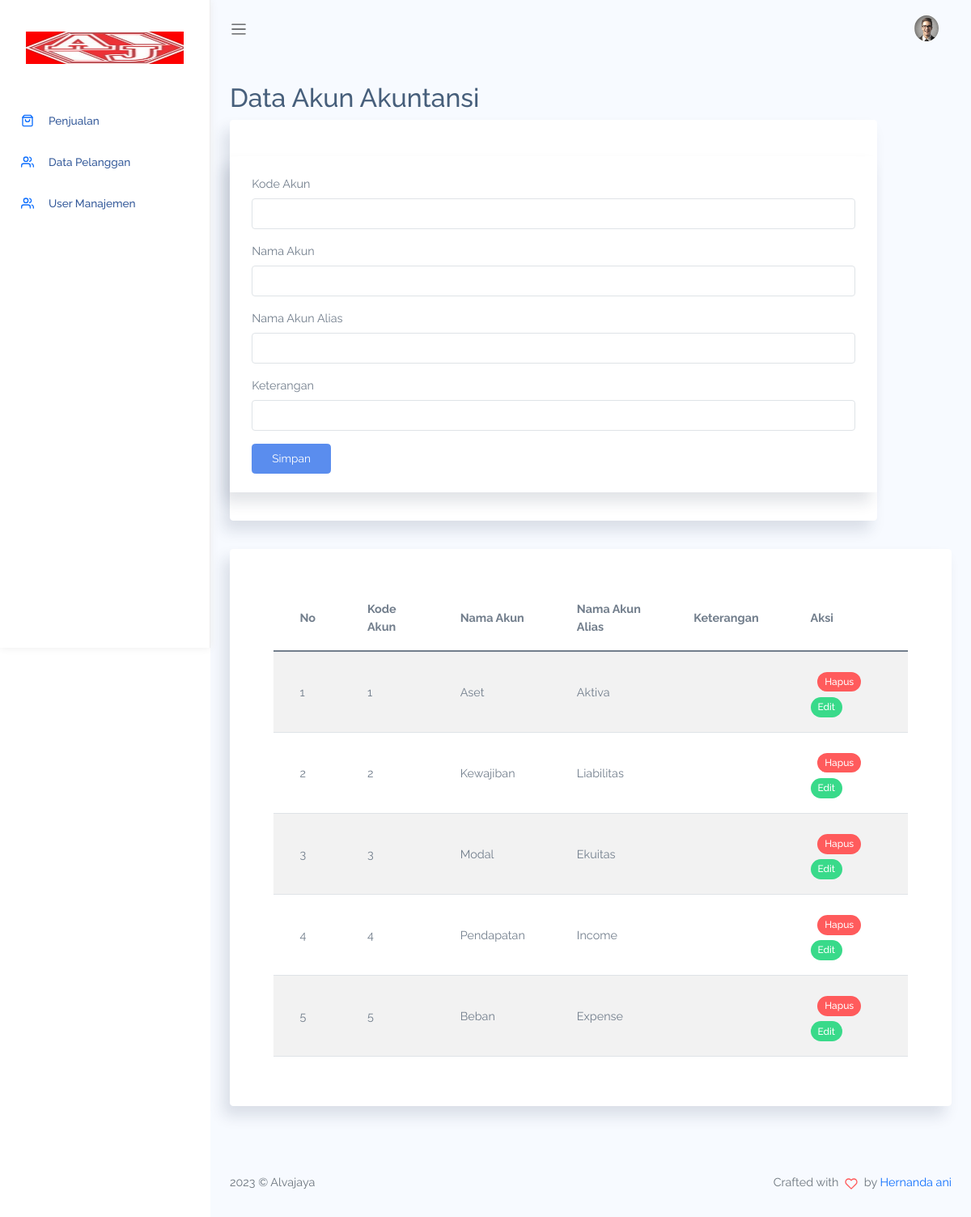
The page /index.php/masterdata on the database its author committed.
### tables this page shows
CREATE TABLE `md_akun` (
  `KD_AKUN` varchar(25) NOT NULL,
  `NM_AKUN` varchar(200) NOT NULL,
  `NM_AKUN_ALIAS` varchar(200) DEFAULT NULL,
  `KETERANGAN` varchar(200) DEFAULT NULL
);

### application/controllers/Masterdata.php (called while the page is built, shortened)
<?php
class Masterdata extends CI_Controller {
	public function index()
	{
		$data['title'] = 'Akun';
        $data['akun'] = $this->db->query("SELECT * FROM md_akun")->result_array();
		$this->load->view('template/header', $data);
		$this->load->view('template/sidebar', $data);
		$this->load->view('template/topbar', $data);
		$this->load->view('masterdata/akun', $data);
		$this->load->view('template/footer', $data);
	}
}

### index.php (called while the page is built, shortened)
<?php
require_once BASEPATH.'core/CodeIgniter.php';

### application/views/masterdata/akun.php (the view, shortened to what this page needs)
<div class="main-content container-fluid">
    <div class="page-title">
        <h3>Data Akun Akuntansi</h3>
    </div>
          <div class="card" style="width: 50rem;">
          <div class="card-body">
          </div>
    <section class="section">
        <div class="card">
            <div class="card-header">
            <form action="<?= base_url('masterdata/tambah_akun') ?>" method="post">
              <div class="mb-3">
                <label for="kd_akun" class="form-label">Kode Akun</label>
                <input type="text" class="form-control" id="kd_akun" name="kd_akun" required>
              </div>
              <div class="mb-3">
                <label for="nm_akun" class="form-label">Nama Akun</label>
                <input type="text" class="form-control" id="nm_akun" name="nm_akun" required>
              </div>
              <div class="mb-3">
                <label for="nm_akun_alias" class="form-label">Nama Akun Alias</label>
                <input type="text" class="form-control" id="nm_akun_alias" name="nm_akun_alias" required>
              </div>
              <div class="mb-3">
                <label for="keterangan" class="form-label">Keterangan</label>
                <input type="text" class="form-control" id="keterangan" name="keterangan" required>
              </div>
              <button type="submit" class="btn btn-primary">Simpan</button>
            </form>
            </div>
        </div>
</div>
            <div class="card">
              <div class="card-body">
             <div class="card-body">
                <div class="table-responsive">
                    <table class='table table-striped'>
                        <thead>
                            <tr>
                                <th>No</th>
                                <th>Kode Akun</th>
                                <th>Nama Akun</th>
                                <th>Nama Akun Alias</th>
                                <th>Keterangan</th>
                                <th>Aksi</th>
                            </tr>
                        </thead>
                        <tbody>
                            <?php $no = 1; foreach($akun as $b) : ?>
                            <tr>
                                <td><?= $no ?></td>
                                <td><?= $b['KD_AKUN'] ?></td>
                                <td><?= $b['NM_AKUN'] ?></td>
                                <td><?= $b['NM_AKUN_ALIAS'] ?></td>
                                <td><?= $b['KETERANGAN'] ?></td>
                                <td>
              </div>
            </div>
                                <a class=" badge badge-danger" onclick="javascript: return confirm('Anda yakin akan menghapus ini? ')" href="<?= base_url('masterdata/delete_akun/' . $b['KD_AKUN']) ?>"><span class="badge bg-danger">Hapus</span></a>
                                    <a href="#" ><span class="badge bg-success" data-bs-toggle="modal" data-bs-target="#exampleModal<?= $b['KD_AKUN'] ?>">Edit</span></a>
                                  <div class="modal fade" id="exampleModal<?= $b['KD_AKUN'] ?>" tabindex="-1" aria-labelledby="exampleModalLabel" aria-hidden="true">
                            <?php $no++; endforeach; ?>
                </div>
            </div>

### assets/css/app.css (style rules this page uses)
* { font-family:Raleway }
#main .main-content { padding:2rem 1.5rem }
#main .main-content .page-title h3 { font-size:2rem }
a { text-decoration:none }
a,button { outline:0 }
.btn.btn-danger,.btn.btn-dark,.btn.btn-info,.btn.btn-light,.btn.btn-link,.btn.btn-primary,.btn.btn-secondary,.btn.btn-success,.btn.btn-warning { color:#fff }
.card { box-shadow:-8px 12px 18px 0 rgba(25,42,70,.13);margin-bottom:2.2rem }
.card .card-header { border:none }
.card .card-body { padding:1.4rem 1.7rem }
.dataTable-table td,.dataTable-table thead th,.table td,.table thead th { vertical-align:middle }
.dataTable-table thead th,.table thead th { border-bottom:2px solid #475f7b }

### rows shown on the page
md_akun: KD_AKUN "1", NM_AKUN "Aset", NM_AKUN_ALIAS "Aktiva"
md_akun: KD_AKUN "2", NM_AKUN "Kewajiban", NM_AKUN_ALIAS "Liabilitas"
md_akun: KD_AKUN "3", NM_AKUN "Modal", NM_AKUN_ALIAS "Ekuitas"
md_akun: KD_AKUN "4", NM_AKUN "Pendapatan", NM_AKUN_ALIAS "Income"
md_akun: KD_AKUN "5", NM_AKUN "Beban", NM_AKUN_ALIAS "Expense"
